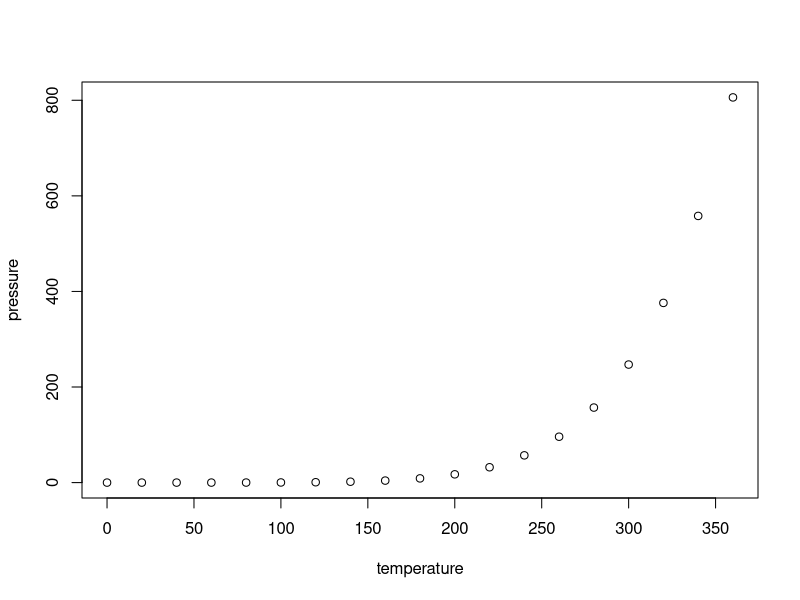
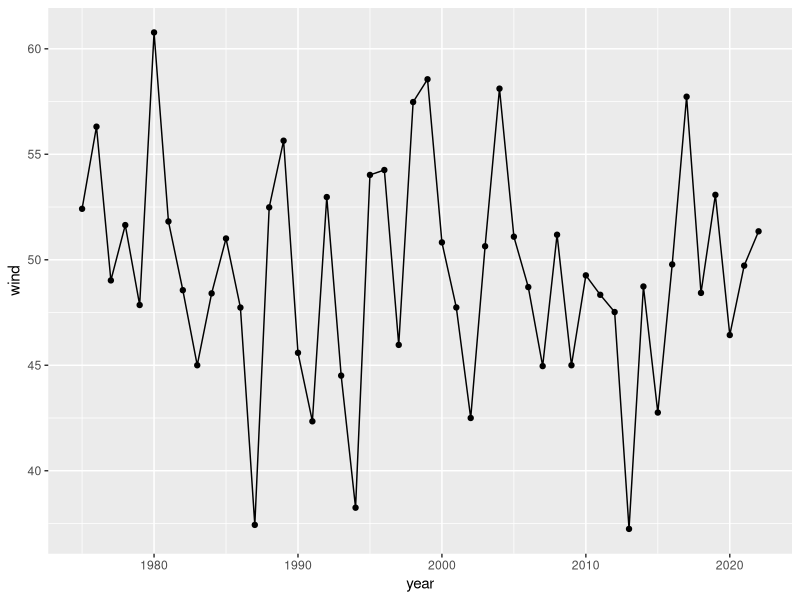

The R script that drew these images, in order:
## ---- chunk 1
knitr::opts_chunk$set(echo = TRUE)

#here we have global settings for all the chunks
## ---- chunk 2
summary(cars)
## ---- chunk 3
plot(pressure)
## ---- chunk 4
#r space name of the chunk comma instructions and arguments separated by a comma
library(tidyverse)

storms %>%
  group_by(year) %>%
  summarise(wind = mean(wind)) %>%
  ggplot(mapping = aes(x = year, y = wind)) +
  geom_line() +
  geom_point()
